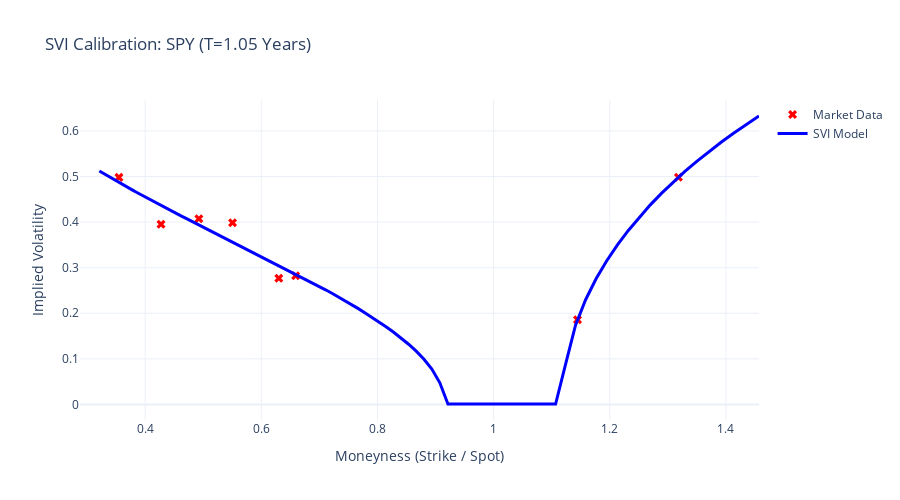

This figure's notebook cell:
### Markdown cell above
## 2. SVI Calibration Inspection (2D Smile)

Let's inspect a specific maturity slice to see how well the SVI model fits the raw market data.
We look for the characteristic "Smile" or "Skew" shape typical of Equity markets (Left high, Right low).

### Code cell
# Pick a middle expiration (e.g., closest to 0.5 years or 1 year)
sorted_expirations = sorted(surface.svi_params.keys())
if not sorted_expirations:
    print("No expirations found. Check connection.")
else:
    target_T = sorted_expirations[len(sorted_expirations)//2] # Pick median expiry

    print(f" Inspecting Smile for T = {target_T:.4f} Years")

    # 1. Get Market Data points
    slice_data = surface.raw_data[surface.raw_data['T'] == target_T]
    k_market = np.log(slice_data['moneyness'])
    vol_market = slice_data['impliedVolatility']

    # 2. Generate Model Curve
    k_grid = np.linspace(k_market.min()-0.1, k_market.max()+0.1, 100)
    vol_model = [surface.get_implied_vol(k, target_T) for k in k_grid]
    m_grid = np.exp(k_grid) # Convert log-moneyness back to Strike/Spot ratio

    # 3. Plot
    fig = go.Figure()
    fig.add_trace(go.Scatter(x=slice_data['moneyness'], y=vol_market, mode='markers', name='Market Data', marker=dict(color='red', size=8, symbol='x')))
    fig.add_trace(go.Scatter(x=m_grid, y=vol_model, mode='lines', name='SVI Model', line=dict(color='blue', width=3)))

    fig.update_layout(
        title=f"SVI Calibration: {TICKER} (T={target_T:.2f} Years)",
        xaxis_title="Moneyness (Strike / Spot)",
        yaxis_title="Implied Volatility",
        template="plotly_white",
        height=500
    )
    fig.show()

### Figure 1 — Plotly figure (JSON) as saved in the notebook; plotly's stock layout.template omitted (floating-point values rounded to 4 significant figures)
{"data": [{"marker": {"color": "red", "size": 8, "symbol": "x"}, "mode": "markers", "name": "Market Data", "type": "scatter", "x": [0.4273, 0.4925, 0.5505, 0.6302, 0.6591, 0.3549, 1.144, 1.318], "y": [0.3951, 0.4072, 0.3987, 0.2768, 0.2821, 0.4981, 0.1858, 0.4985]}, {"line": {"color": "blue", "width": 3}, "mode": "lines", "name": "SVI Model", "type": "scatter", "x": [0.3211, 0.3261, 0.3311, 0.3362, 0.3414, 0.3466, 0.352, 0.3574, 0.3629, 0.3685, 0.3741, 0.3799, 0.3857, 0.3917, 0.3977, 0.4038, 0.41, 0.4164, 0.4228, 0.4293, 0.4359, 0.4426, 0.4494, 0.4563, 0.4633, 0.4705, 0.4777, 0.4851, 0.4925, 0.5001, 0.5078, 0.5156, 0.5236, 0.5316, 0.5398, 0.5481, 0.5566, 0.5651, 0.5738, 0.5826, 0.5916, 0.6007, 0.61, 0.6194, 0.6289, 0.6386, 0.6484, 0.6584, 0.6685, 0.6788, 0.6892, 0.6999, 0.7106, 0.7216, 0.7327, 0.744, 0.7554, 0.767, 0.7788, 0.7908, 0.803, 0.8154, 0.8279, 0.8406, 0.8536, 0.8667, 0.8801, 0.8936, 0.9074, 0.9213, 0.9355, 0.9499, 0.9645, 0.9794, 0.9945, 1.01, 1.025, 1.041, 1.057, 1.073, 1.09, 1.107, 1.124, 1.141, 1.159, 1.176, 1.195, 1.213, 1.232, 1.251, 1.27, 1.289, 1.309, 1.329, 1.35, 1.371, 1.392, 1.413, 1.435, 1.457], "y": [0.512, 0.5083, 0.5045, 0.5007, 0.4968, 0.493, 0.4891, 0.4851, 0.4812, 0.4772, 0.4732, 0.4691, 0.465, 0.4609, 0.4567, 0.4525, 0.4483, 0.444, 0.4396, 0.4353, 0.4308, 0.4264, 0.4219, 0.4173, 0.4127, 0.408, 0.4033, 0.3986, 0.3937, 0.3888, 0.3839, 0.3789, 0.3738, 0.3686, 0.3634, 0.3581, 0.3527, 0.3473, 0.3417, 0.3361, 0.3304, 0.3245, 0.3186, 0.3125, 0.3063, 0.3, 0.2936, 0.287, 0.2803, 0.2734, 0.2663, 0.259, 0.2515, 0.2438, 0.2358, 0.2276, 0.219, 0.2101, 0.2009, 0.1911, 0.1809, 0.17, 0.1584, 0.1459, 0.1322, 0.1169, 0.09927, 0.0778, 0.0475, 0.001, 0.001, 0.001, 0.001, 0.001, 0.001, 0.001, 0.001, 0.001, 0.001, 0.001, 0.001, 0.001, 0.08734, 0.1737, 0.2303, 0.2758, 0.3148, 0.3496, 0.3812, 0.4105, 0.4378, 0.4635, 0.4879, 0.5111, 0.5333, 0.5546, 0.5751, 0.595, 0.6141, 0.6327]}], "layout": {"height": 500, "title": {"text": "SVI Calibration: SPY (T=1.05 Years)"}, "xaxis": {"title": {"text": "Moneyness (Strike / Spot)"}}, "yaxis": {"title": {"text": "Implied Volatility"}}}}
